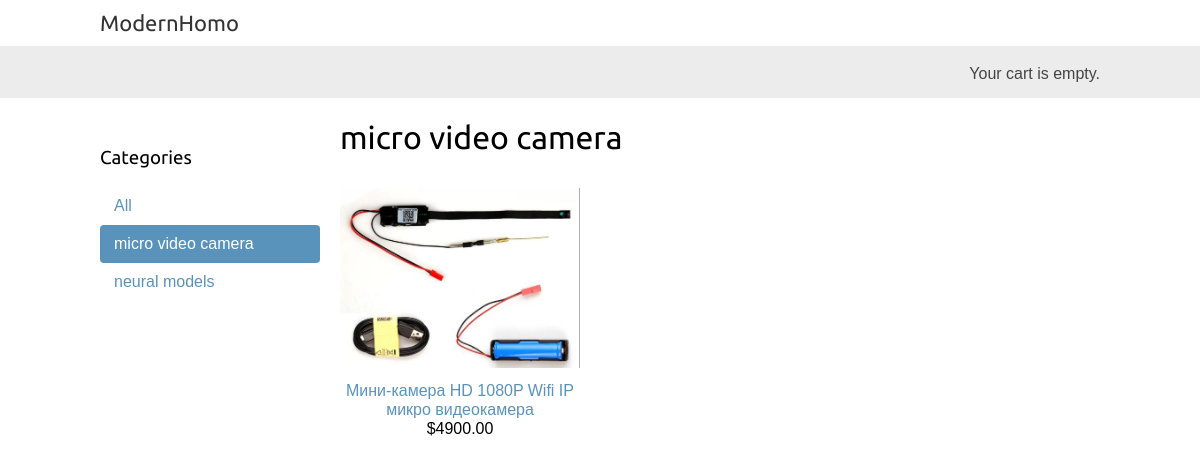
The app's page /micro-video-camera/ with its own data.
### shop/models.py (models this page shows, shortened)
class Category(models.Model):
    name = models.CharField(max_length=200)
    slug = models.SlugField(max_length=200,
                            unique=True)
    class Meta:
        ordering = ['name']
        indexes = [
            models.Index(fields=['name']),
        ]
        verbose_name = 'category'
        verbose_name_plural = 'categories'
    def get_absolute_url(self):
        return reverse('shop:product_list_by_category',
                       args=[self.slug])

class Product(models.Model):
    category = models.ForeignKey(Category,
                                 related_name='products',
                                 on_delete=models.CASCADE)
    name = models.CharField(max_length=200)
    slug = models.SlugField(max_length=200)
    image = models.ImageField(upload_to='products/%Y/%m/%d',
                              blank=True)
    description = models.TextField(blank=True)
    price = models.DecimalField(max_digits=10,
                                decimal_places=2)
    available = models.BooleanField(default=True)
    created = models.DateTimeField(auto_now_add=True)
    updated = models.DateTimeField(auto_now=True)
    class Meta:
        ordering = ['name']
        indexes = [
            models.Index(fields=['id', 'slug']),
            models.Index(fields=['name']),
            models.Index(fields=['-created']),
        ]
    def get_absolute_url(self):
        return reverse('shop:product_detail',
                       args=[self.id, self.slug])

### shop/views.py (the view)
# urls.py: path('', views.product_list, name='product_list'),
def product_list(request, category_slug=None):
    category = None
    categories = Category.objects.all()
    products = Product.objects.filter(available=True)
    if category_slug:
        category = get_object_or_404(Category, slug=category_slug)
        products = products.filter(category=category)
    return render(request,
                  'shop/product/list.html',
                  {'category': category,
                   'categories': categories,
                   'products': products})

### cart/cart.py (called while the page is built)
    def __len__(self):
        return sum(item['quantity'] for item in self.cart.values())

### cart/context_processors.py (called while the page is built)
def cart(request):
    return {'cart': Cart(request)}

### shop/templates/shop/product/list.html (shortened to what this page needs)
{% extends "shop/base.html" %}
{% load static %}
{% block content %}
  <div id="sidebar">
    <h3>Categories</h3>
    <ul>
      <li {% if not category %}class="selected"{% endif %}>
        <a href="{% url "shop:product_list" %}">All</a>
      </li>
      {% for c in categories %}
        <li {% if category.slug == c.slug %}class="selected"{% endif %}>
          <a href="{{ c.get_absolute_url }}">{{ c.name }}</a>
        </li>
      {% endfor %}
    </ul>
  </div>
  <div id="main" class="product-list">
    <h1>{% if category %}{{ category.name }}{% else %}Products{% endif %}</h1>
    {% for product in products %}
      <div class="item">
        <a href="{{ product.get_absolute_url }}">
          <img src="{% if product.image %}{{ product.image.url }}{% else %}{% static "img/no_image.png" %}{% endif %}">
        </a>
        <a href="{{ product.get_absolute_url }}">{{ product.name }}</a>
        <br>
        ${{ product.price }}
      </div>
    {% endfor %}
  </div>
{% endblock %}

### shop/templates/shop/base.html (shortened to what this page needs)
{% load static %}
<!DOCTYPE html>
<html>
  <head>
    <link href="{% static "css/base.css" %}" rel="stylesheet">
  </head>
  <body>
    <div id="header">
      <a href="/" class="logo">ModernHomo</a>
    </div>
    <div id="subheader">
      <div class="cart">
        {% with total_items=cart|length %}
          {% if total_items > 0 %}
            Your cart:
            <a href="{% url "cart:cart_detail" %}">
              {{ total_items }} item{{ total_items|pluralize }},
              ${{ cart.get_total_price }}
            </a>
          {% elif not order %}
            Your cart is empty.
          {% endif %}
        {% endwith %}
      </div>
    </div>
    <div id="content">
      {% block content %}
      {% endblock %}
    </div>
  </body>
</html>

### shop/static/css/base.css (style rules this page uses)
body { margin:0; padding:0; font-family:helvetica, sans-serif; }
h1, h2, h3, h4, h5 , h6 { font-family: 'Ubuntu', sans-serif; font-weight:normal; }
a { text-decoration:none; color:#5993bb; }
#header { padding:10px 100px; font-size:18px; overflow:auto; }
#subheader { background:#ececec; color:#444; padding:15px 100px; overflow:auto; }
#header .logo { font-family: 'Ubuntu', sans-serif; float:left; color:#333; font-size:22px; margin-right:10%; }
#subheader .cart { float:right; padding-top:4px; }
#content { padding:0 100px; overflow:hidden; }
#sidebar { width:220px; padding:30px 20px 0 0; float:left; }
#sidebar ul { margin:0; padding:0; }
#sidebar ul li { margin:0; list-style:none; padding:10px 14px; }
#sidebar ul li a { display:block; }
#sidebar ul li.selected { background:#5993bb; border-radius:4px; }
#sidebar ul li.selected a { color:#fff; }
#main { float:left; width: 96%; margin-right:-220px; overflow:hidden; }
.product-list .item { width:25%; padding:10px 20px 10px 0; float:left; text-align:center; line-height:1.2; }
.product-list .item img { width:100%; margin-bottom:8px; }

### records on screen
Category: name "micro video camera"
Category: name "neural models"
Product: image (picture), name "Мини-камера HD 1080P Wifi IP микро видеокамера", price "4900.00"
